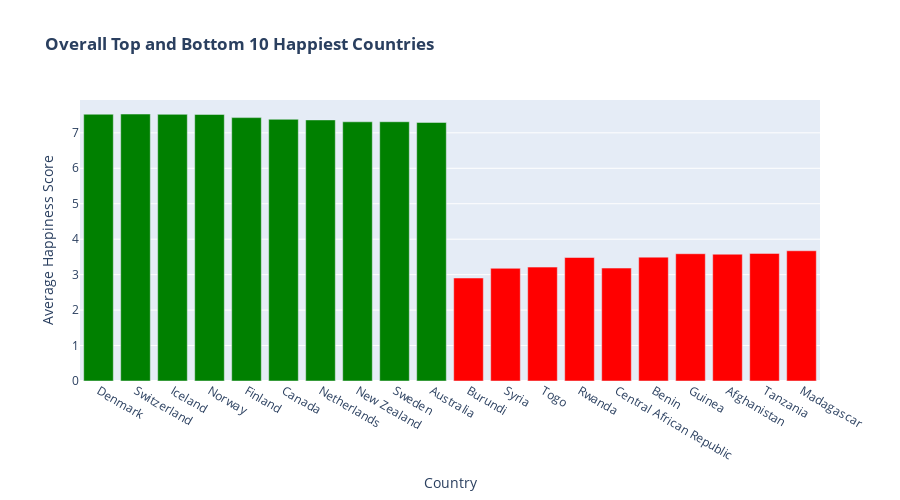

The cell this chart's notebook holds for it:
### Code cell
#prep dfs
#top 10 happiest country by avg happiness rank
tops = world_df.groupby(['Country', 'Region'])[['Happiness Rank', 'Happiness Score']].mean().nsmallest(10, 'Happiness Rank').reset_index()

tops['Average Happiness Rank'] = tops['Happiness Rank']
tops['Happiness Rank'] = list(range(1,11))


#bottom 10 happiest country by avg happiness rank
bots = world_df.groupby(['Country', 'Region'])[['Happiness Rank', 'Happiness Score']].mean().nlargest(10, 'Happiness Rank').reset_index()

bots['Average Happiness Rank'] = bots['Happiness Rank']
bots['Happiness Rank'] = list(range(1,11))

#merge both dfs
ranks_df = pd.concat([tops,bots], join='outer').reset_index(drop=True).rename(columns={'Happiness Rank': 'Overall Happiness Rank', 'Happiness Score': 'Average Happiness Score'})

#assign colors
rank_colors = ['green' if float(x) > 5 else 'red' for x in ranks_df['Average Happiness Score']]

#plot chart
fig = px.bar(ranks_df, x='Country', y='Average Happiness Score', color=rank_colors, color_discrete_map='identity', 
             custom_data=['Country','Region','Overall Happiness Rank','Average Happiness Rank'],
             title='<b>Overall Top and Bottom 10 Happiest Countries', height=500, width=900)

fig.update_traces(hovertemplate = 
                "<b>Rank: %{customdata[2]}</b><br>" +
                "<b>%{x}</b><br>" +
                "<b>%{customdata[1]}</b><br><br>" +
                "Average Happiness Rank: %{customdata[3]:,.2f}<br>" +
                "Average Happiness Score: %{y:.2f}<br>" +
                "<extra></extra>")
fig.show()

### Figure 1 — Plotly figure (JSON) as saved in the notebook; plotly's stock layout.template omitted (floating-point values rounded to 4 significant figures)
{"data": [{"alignmentgroup": "True", "customdata": [["Denmark", "Western Europe", 1, 2], ["Switzerland", "Western Europe", 2, 2.333], ["Iceland", "Western Europe", 3, 2.667], ["Norway", "Western Europe", 4, 3], ["Finland", "Western Europe", 5, 5.333], ["Canada", "North America", 6, 6], ["Netherlands", "Western Europe", 7, 6.667], ["New Zealand", "Australia and New Zealand", 8, 8.333], ["Sweden", "Western Europe", 9, 9], ["Australia", "Australia and New Zealand", 10, 9.667]], "hovertemplate": "<b>Rank: %{customdata[2]}</b><br><b>%{x}</b><br><b>%{customdata[1]}</b><br><br>Average Happiness Rank: %{customdata[3]:,.2f}<br>Average Happiness Score: %{y:.2f}<br><extra></extra>", "legendgroup": "", "marker": {"color": "green", "pattern": {"shape": ""}}, "name": "", "offsetgroup": "", "orientation": "v", "showlegend": false, "textposition": "auto", "type": "bar", "x": ["Denmark", "Switzerland", "Iceland", "Norway", "Finland", "Canada", "Netherlands", "New Zealand", "Sweden", "Australia"], "xaxis": "x", "y": [7.525, 7.53, 7.522, 7.519, 7.429, 7.382, 7.365, 7.311, 7.313, 7.294], "yaxis": "y"}, {"alignmentgroup": "True", "customdata": [["Burundi", "Sub-Saharan Africa", 1, 156], ["Syria", "Middle East and Northern Africa", 2, 154.7], ["Togo", "Sub-Saharan Africa", 3, 154.3], ["Rwanda", "Sub-Saharan Africa", 4, 152.3], ["Central African Republic", "Sub-Saharan Africa", 5, 151.5], ["Benin", "Sub-Saharan Africa", 6, 150.3], ["Guinea", "Sub-Saharan Africa", 7, 150], ["Afghanistan", "Southern Asia", 8, 149.3], ["Tanzania", "Sub-Saharan Africa", 9, 149.3], ["Madagascar", "Sub-Saharan Africa", 10, 146.3]], "hovertemplate": "<b>Rank: %{customdata[2]}</b><br><b>%{x}</b><br><b>%{customdata[1]}</b><br><br>Average Happiness Rank: %{customdata[3]:,.2f}<br>Average Happiness Score: %{y:.2f}<br><extra></extra>", "legendgroup": "", "marker": {"color": "red", "pattern": {"shape": ""}}, "name": "", "offsetgroup": "", "orientation": "v", "showlegend": false, "textposition": "auto", "type": "bar", "x": ["Burundi", "Syria", "Togo", "Rwanda", "Central African Republic", "Benin", "Guinea", "Afghanistan", "Tanzania", "Madagascar"], "xaxis": "x", "y": [2.905, 3.179, 3.212, 3.484, 3.186, 3.494, 3.59, 3.576, 3.599, 3.673], "yaxis": "y"}], "layout": {"barmode": "relative", "height": 500, "legend": {"tracegroupgap": 0}, "title": {"text": "<b>Overall Top and Bottom 10 Happiest Countries"}, "width": 900, "xaxis": {"anchor": "y", "domain": [0, 1], "title": {"text": "Country"}}, "yaxis": {"anchor": "x", "domain": [0, 1], "title": {"text": "Average Happiness Score"}}}}
